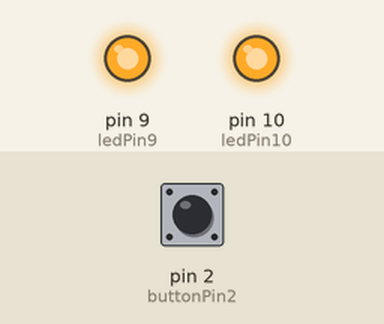
This sketch was run on a simulated Arduino Uno, built with avr-gcc and run on an emulated ATmega328P. Shown: output pins drawn as LEDs (lit = HIGH). Inputs (shaded band) come from the test bench; at power-on: pin 2 (buttonPin2) HIGH.

Above: at 1.2 s.
1.3 s: pin 2 (buttonPin2) pulled LOW for 3.2 s
At 2.8 s:
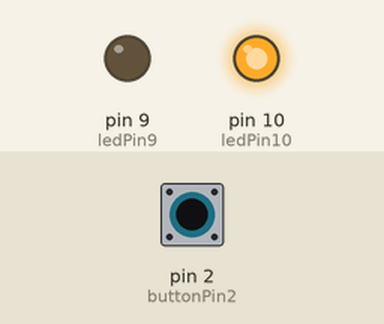
At 4.4 s:
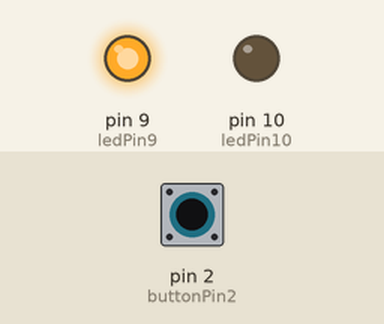
Timing chart, 0 to 13.5 s (numbered marks = the images above; inputs shaded):
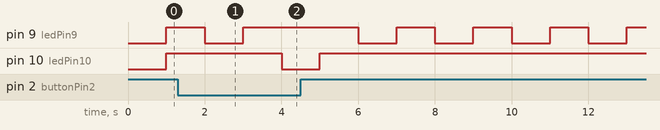

Measured:
- after the input at 1.3 s, pin 10 (ledPin10): HIGH → LOW after 2.7 s, → HIGH 1.0 s later

The sketch:

Opdracht8d.ino
```cpp
//Aansluiten vd pinnen
const int ledPin9 = 9;
const int ledPin10 = 10;
const int buttonPin2 = 2;

unsigned long huidigeTijd = 0;
unsigned long laatsteTijd = 0;
const long interval = 1000;

void setup(){
  pinMode(ledPin9, OUTPUT);
  pinMode(ledPin10, OUTPUT);
  pinMode(buttonPin2, INPUT_PULLUP);
}

void loop(){
  huidigeTijd = millis();

  if (digitalRead(buttonPin2) == HIGH){
    if (huidigeTijd - laatsteTijd >= interval) {
      digitalWrite(ledPin9, HIGH);
      digitalWrite(ledPin10, HIGH);
      delay(1000);
      digitalWrite(ledPin9, LOW);
      delay(1000);
      laatsteTijd = huidigeTijd;
    }
  } else{
    if (huidigeTijd - laatsteTijd >= interval) {
      digitalWrite(ledPin9, HIGH);
      digitalWrite(ledPin10, HIGH);
      delay(1000);
      digitalWrite(ledPin10, LOW);
      delay(1000);
      laatsteTijd = huidigeTijd;
    }
  }
}
```
